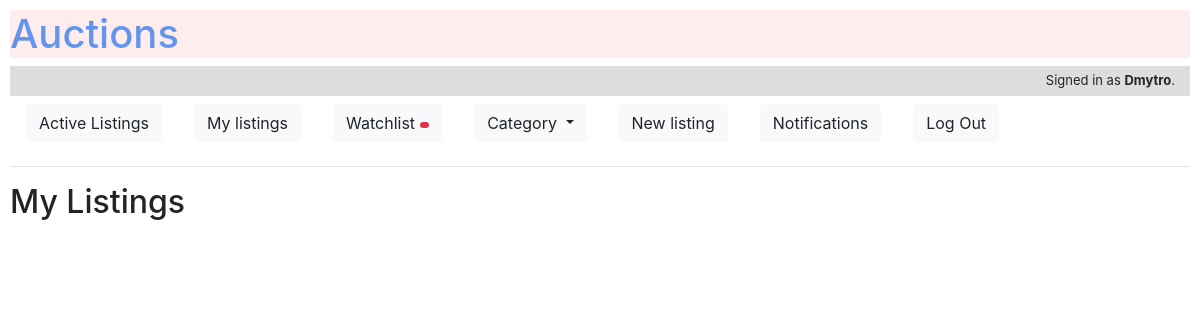
The page /my_listings (signed in) on the database as committed earlier.
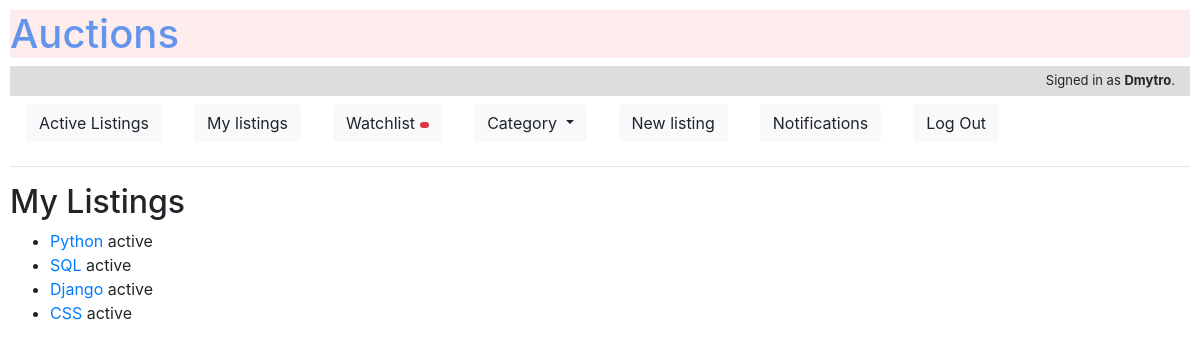
The same page on the database as committed later.
### auctions/models.py (models this page shows, shortened)
class Listing(models.Model):
    class Category(models.TextChoices):
        HOME = 'HM', _('Home')
        ELECTRONICS = 'EL', _('Electronics')
        FASHION = 'FS', _('Fashion')
        HEALTH_BEAUTY = 'HB', _('Health & Beauty')
        MOTORS = 'GR', _('Motors')
        COLLECTIBLES = 'CL', _('Collectibles')
        SPORTS = 'SP', _('Sports')
        HOME_GARDEN = 'GA', _('Garden')
        DEALS = 'DE', _('Deals')
        UNDER_TEN = 'UT', _('Under $10')
        PETS = 'PT', _('Pets')
        TOYS = 'TY', _('Toys')
        OTHERS = 'OT', _('Others')
        __empty__ = _('(Unknown)')
    datetime = models.DateTimeField(auto_now_add=True)
    user = models.ForeignKey(User, on_delete=models.CASCADE, related_name="listings")
    title = models.CharField(max_length=255, unique=True)
    description = models.TextField(max_length=255)
    starting_bid = models.DecimalField(max_digits=19, decimal_places=2)
    category = models.CharField(max_length=2, choices=Category.choices,
                                default=Category.__empty__, blank=True)
    watchlist = models.ManyToManyField(to=User, related_name="watch", blank=True)
    current_price = models.DecimalField(max_digits=19, decimal_places=2)
    is_active = models.BooleanField(default=True)

### auctions/views.py (the view)
# urls.py: path("my_listings", views.my_listings, name="my_listings"),
@login_required
def my_listings(request):
    my_listings = User.objects.filter(username=request.user).first()
    return render(request, "auctions/my_listings.html", {
        "listings": my_listings.listings.all(),
    })

### auctions/templates/auctions/my_listings.html
{% extends "auctions/layout.html" %}
{% block body %}
    <h2>My Listings</h2>
    <ul>
      {% for listing in listings %}
        <li>
          <a href="{% url 'listing' listing.title %}">{{ listing.title }}</a>
          {% if listing.is_active %}
            active
          {% else %}
            closed
          {% endif %}
        </li>
      {% endfor %}
    </ul>
{% endblock %}

Rows that differ between the two databases and show on the page:
added Listing: title "Python", is_active "active"
added Listing: title "SQL", is_active "active"
added Listing: title "Django", is_active "active"
added Listing: title "CSS", is_active "active"
